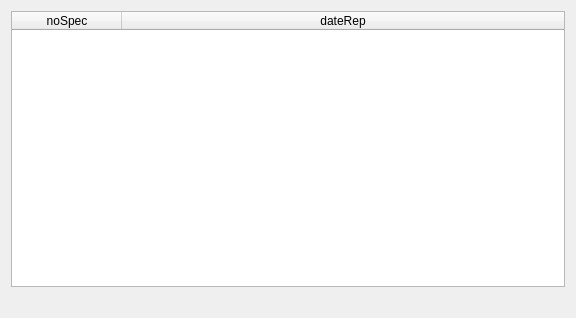
<?xml version="1.0" encoding="UTF-8"?>
<ui version="4.0">
 <class>fct_int_1</class>
 <widget class="QDialog" name="fct_int_1">
  <property name="geometry">
   <rect>
    <x>0</x>
    <y>0</y>
    <width>576</width>
    <height>318</height>
   </rect>
  </property>
  <property name="windowTitle">
   <string>Représentations sans places réservées</string>
  </property>
  <layout class="QVBoxLayout" name="verticalLayout">
   <item>
    <widget class="QTableWidget" name="table_fct_int_1">
     <attribute name="horizontalHeaderDefaultSectionSize">
      <number>110</number>
     </attribute>
     <attribute name="horizontalHeaderMinimumSectionSize">
      <number>50</number>
     </attribute>
     <attribute name="horizontalHeaderStretchLastSection">
      <bool>true</bool>
     </attribute>
     <attribute name="verticalHeaderVisible">
      <bool>false</bool>
     </attribute>
     <column>
      <property name="text">
       <string>noSpec</string>
      </property>
     </column>
     <column>
      <property name="text">
       <string>dateRep</string>
      </property>
     </column>
    </widget>
   </item>
   <item>
    <widget class="QLabel" name="label_fct_int_1">
     <property name="text">
      <string/>
     </property>
     <property name="alignment">
      <set>Qt::AlignCenter</set>
     </property>
    </widget>
   </item>
  </layout>
 </widget>
 <resources/>
 <connections/>
</ui>
